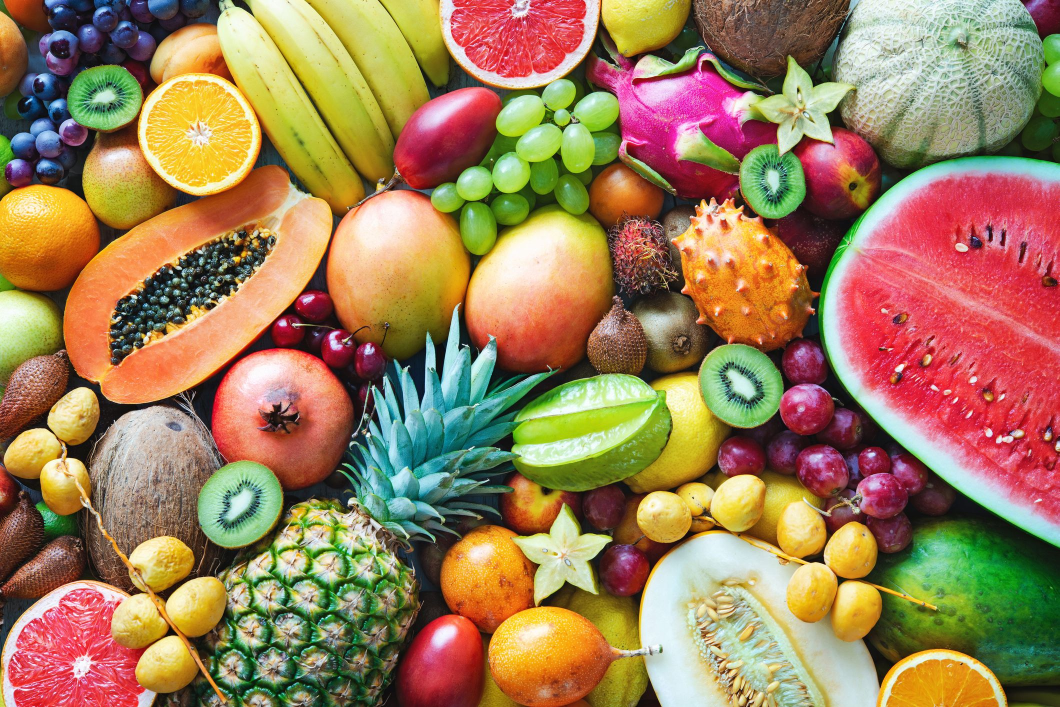
#> input picture lab4/exercise/colorful-ripe-tropical-fruits.jpg, 2119 x 1414 px (shown at 1/2 size)
$ jupyter execute lab3.ipynb
#> lines starting #> are read from the running program, lines starting #| are printed output that depends on the picture; after the words box and inside, x2 and y2 are one past the last pixel; in counts of white or black regions, pixels touching at a corner belong together
[cell 1]
import cv2
import numpy as np
import matplotlib.pyplot as plt

# Đường dẫn ảnh
input_path = "exercise/colorful-ripe-tropical-fruits.jpg"
output_path = "exercise/kiwi_translated.jpg"

# Đọc ảnh gốc
image = cv2.imread(input_path)
#> image is the input picture: shape (1414, 2119, 3); mean B, G, R 88.7, 126.8, 157.9

if image is None:
    print("Không thể đọc ảnh từ đường dẫn:", input_path)
    exit()

# Tọa độ vùng quả kiwi (set cứng)
# Định dạng: (x, y, width, height)
kiwi_region = (220, 150, 100, 100)  # Tọa độ cứng của quả kiwi

x, y, w, h = kiwi_region

# Cắt phần ảnh chứa quả kiwi
kiwi = image[y:y+h, x:x+w]

# Tịnh tiến quả kiwi sang phải 30 pixels
translated_image = image.copy()
translated_image[y:y+h, x+30:x+30+w] = kiwi
#> translated_image: shape (1414, 2119, 3); 0.33% of pixels changed, all inside (x1, y1, x2, y2) = (250, 150, 350, 250)

# Hiển thị kết quả bằng matplotlib
fig, axs = plt.subplots(1, 2, figsize=(10, 5))
axs[0].imshow(cv2.cvtColor(image, cv2.COLOR_BGR2RGB))
axs[0].set_title("Ảnh Gốc")
axs[0].axis("off")

axs[1].imshow(cv2.cvtColor(translated_image, cv2.COLOR_BGR2RGB))
axs[1].set_title("Ảnh Sau Khi Tịnh Tiến Kiwi")
axs[1].axis("off")

plt.tight_layout()

# Lưu ảnh kết quả
cv2.imwrite(output_path, translated_image)

plt.show()

[cell 2]
import imageio.v2 as iio
import numpy as np
import matplotlib.pyplot as plt
import cv2


img = iio.imread('exercise/colorful-ripe-tropical-fruits.jpg')
img = cv2.cvtColor(img, cv2.COLOR_RGB2BGR)


y1, y2 = 340, 790
x1, x2 = 100, 650
papaya = img[y1:y2, x1:x2]
papaya_hsv = cv2.cvtColor(papaya, cv2.COLOR_BGR2HSV)
#> papaya_hsv: shape (450, 550, 3); mean H, S, V 33.6, 149, 185
papaya_hsv[:, :, 0] = 60
#> papaya_hsv: shape (450, 550, 3); mean H, S, V 60, 149, 185
img[y1:y2, x1:x2] = cv2.cvtColor(papaya_hsv, cv2.COLOR_HSV2BGR)
#> img: shape (1414, 2119, 3); 8.24% of pixels changed, all inside (x1, y1, x2, y2) = (100, 340, 650, 790)


y1, y2 = 300, 1000
x1, x2 = 1660, 3500
melon = img[y1:y2, x1:x2]
melon_hsv = cv2.cvtColor(melon, cv2.COLOR_BGR2HSV)
#> melon_hsv: shape (700, 459, 3); mean H, S, V 142.9, 152.5, 199
melon_hsv[:, :, 0] = 120
#> melon_hsv: shape (700, 459, 3); mean H, S, V 120, 152.5, 199
img[y1:y2, x1:x2] = cv2.cvtColor(melon_hsv, cv2.COLOR_HSV2BGR)
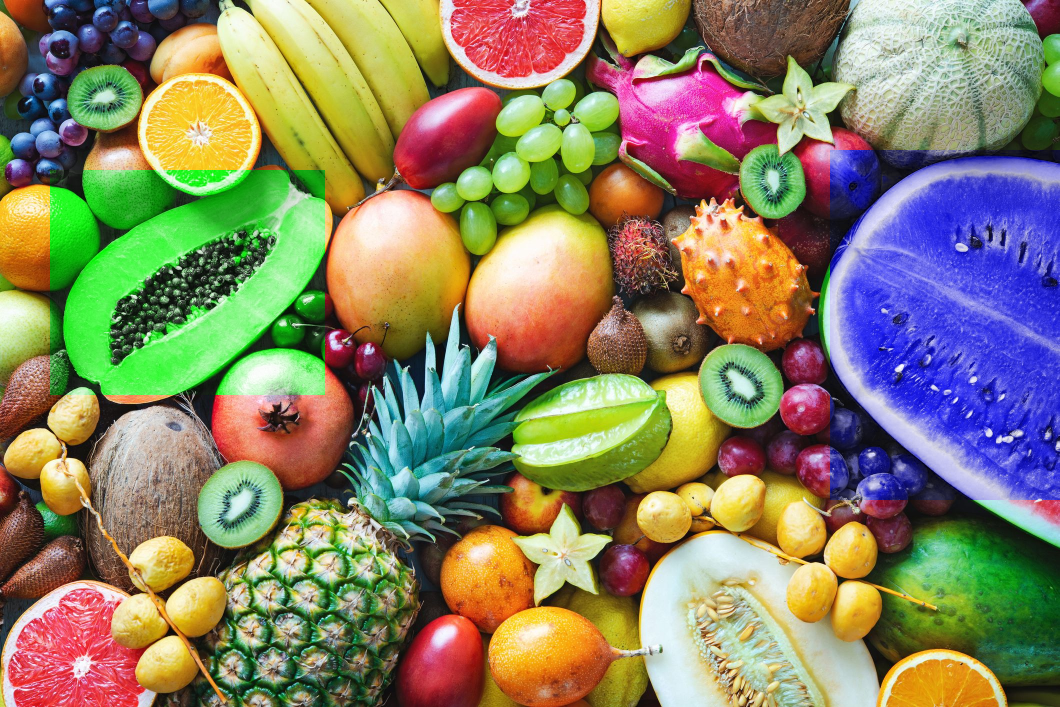
#> img: shape (1414, 2119, 3) (shown at 1/2 size); mean B, G, R 99, 130.6, 136.9


img_rgb = cv2.cvtColor(img, cv2.COLOR_BGR2RGB)


plt.imshow(img_rgb)
plt.axis('off')
plt.title("Đổi màu đu đủ và dưa hấu")
plt.show()

[cell 3]
import imageio.v2 as iio
import numpy as np
import matplotlib.pyplot as plt
import cv2
from scipy.ndimage import rotate


img = iio.imread('exercise/quang_ninh.jpg')
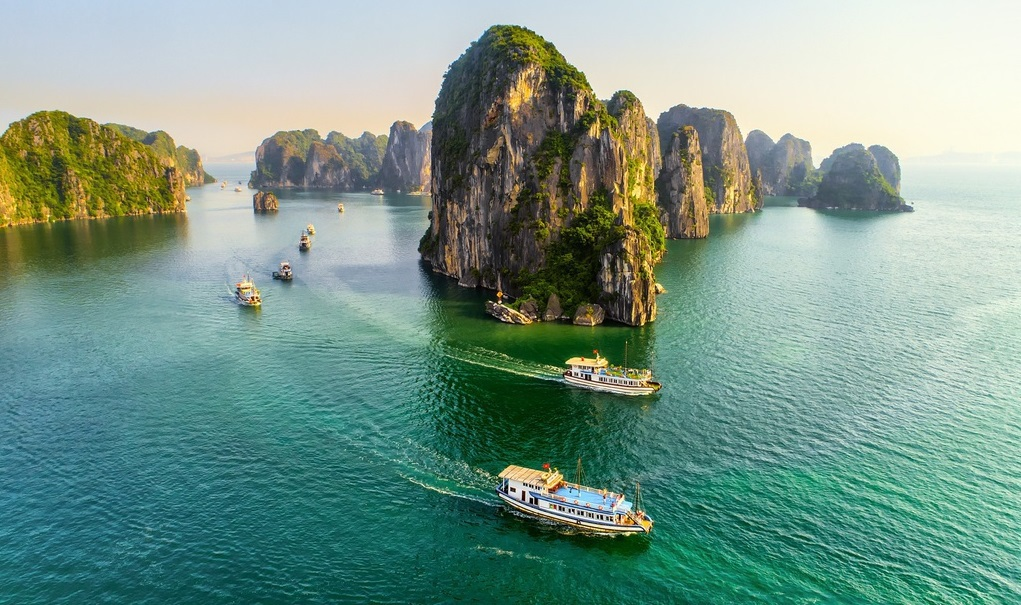
#> input picture lab4/exercise/quang_ninh.jpg, 1021 x 605 px
#> img is the input picture: shape (605, 1021, 3); mean R, G, B 119.9, 151, 137.7


mountain = img[80:390, 520:790]
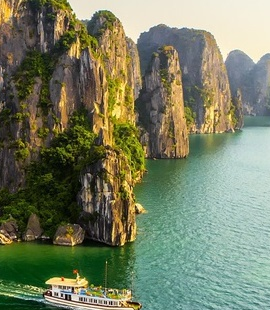
#> mountain: shape (310, 270, 3); mean R, G, B 117.8, 125.5, 98.7
rotated_mountain = rotate(mountain, angle=45, reshape=True)
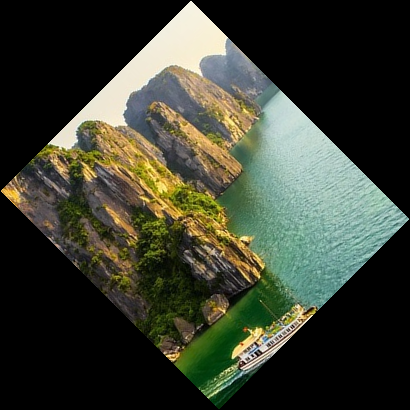
#> rotated_mountain: shape (410, 410, 3); mean R, G, B 58.3, 62.1, 48.8


iio.imwrite('mountain_rotated.jpg', rotated_mountain)


boat = img[450:600, 420:640]
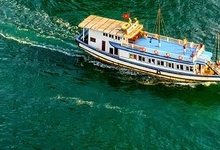
#> boat: shape (150, 220, 3); mean R, G, B 45.2, 98.4, 78.8
rotated_boat = rotate(boat, angle=45, reshape=True)
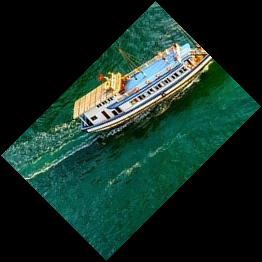
#> rotated_boat: shape (262, 262, 3); mean R, G, B 21.6, 46.8, 37.5


iio.imwrite('boat_rotated.jpg', rotated_boat)


plt.figure(figsize=(10,4))

plt.subplot(1, 2, 1)
plt.imshow(rotated_mountain)
plt.title("Núi xoay 45°")
plt.axis('off')

plt.subplot(1, 2, 2)
plt.imshow(rotated_boat)
plt.title("Thuyền xoay 45°")
plt.axis('off')

plt.tight_layout()
plt.show()

[cell 4]
import cv2
import numpy as np
import matplotlib.pyplot as plt

# Đường dẫn ảnh
input_path = "exercise/pagoda.jpg"
output_path = "exercise/pagoda_resized.jpg"

# Đọc ảnh gốc
image = cv2.imread(input_path)
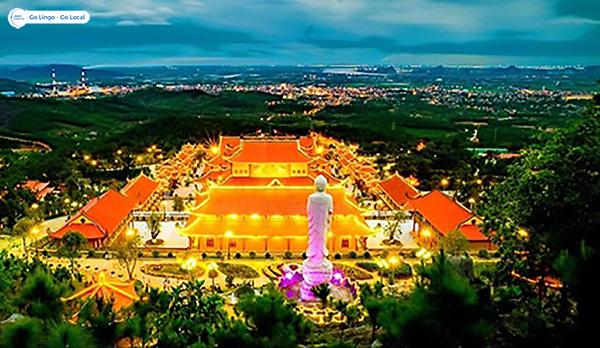
#> input picture lab4/exercise/pagoda.jpg, 600 x 348 px
#> image is the input picture: shape (348, 600, 3); mean B, G, R 64.1, 94.8, 82.1

# Kiểm tra nếu ảnh không thể đọc được
if image is None:
    print("Không thể đọc ảnh từ đường dẫn:", input_path)
    exit()

# Tọa độ vùng ngôi chùa (giả định tọa độ)
# Định dạng: (x, y, width, height)
pagoda_region = (100, 100, 200, 300)  # Tọa độ ngôi chùa

# Cắt vùng ngôi chùa
x, y, w, h = pagoda_region
pagoda = image[y:y+h, x:x+w]
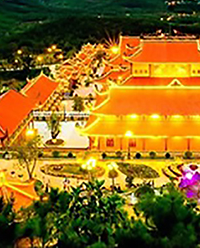
#> pagoda: shape (248, 200, 3); mean B, G, R 30.7, 103.9, 138.5

# Tăng kích thước ngôi chùa lên 5 lần
pagoda_resized = cv2.resize(pagoda, (w * 5, h * 5), interpolation=cv2.INTER_CUBIC)
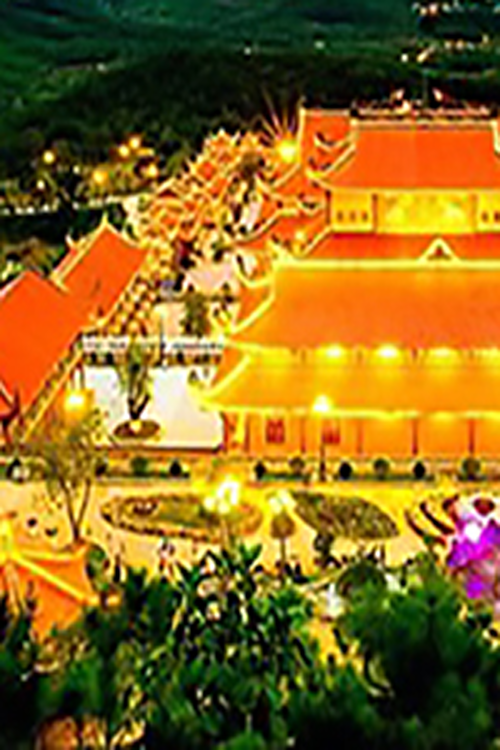
#> pagoda_resized: shape (1500, 1000, 3) (shown at 1/2 size); mean B, G, R 30.9, 103.9, 138.4

# Tạo ảnh kết quả (để hiển thị rõ ràng ngôi chùa đã tăng kích thước)
output_image = np.full((h * 5, w * 5, 3), 255, dtype=np.uint8)  # Tạo ảnh nền trắng
output_image[:pagoda_resized.shape[0], :pagoda_resized.shape[1]] = pagoda_resized

# Hiển thị kết quả bằng matplotlib
fig, axs = plt.subplots(1, 2, figsize=(12, 6))
axs[0].imshow(cv2.cvtColor(image, cv2.COLOR_BGR2RGB))
axs[0].set_title("Ảnh Gốc")
axs[0].axis("off")

axs[1].imshow(cv2.cvtColor(output_image, cv2.COLOR_BGR2RGB))
axs[1].set_title("Ngôi Chùa Sau Khi Phóng To (5 Lần)")
axs[1].axis("off")

plt.tight_layout()

# Lưu ảnh kết quả
cv2.imwrite(output_path, output_image)

plt.show()
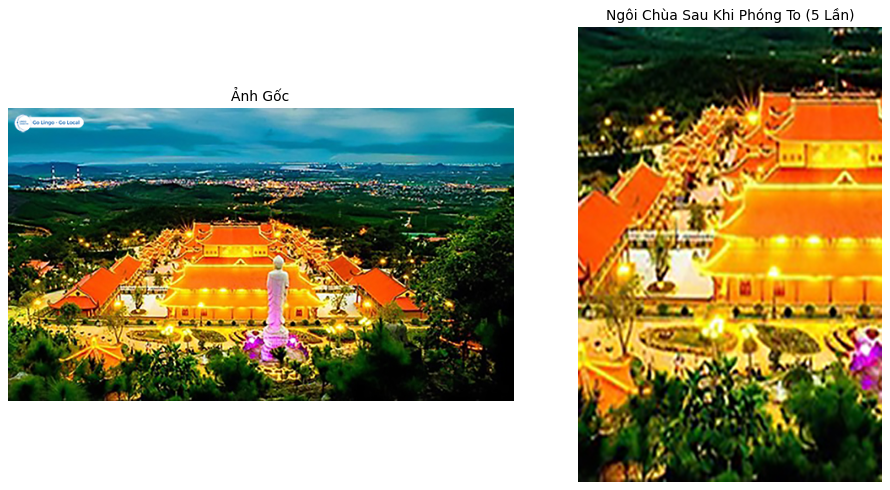
#> figure drawn by matplotlib, 2 panels

[cell 5]
import cv2
import numpy as np
import matplotlib.pyplot as plt

# Đường dẫn đến các hình trong thư mục exercise
images = {
    "1": "exercise/colorful-ripe-tropical-fruits.jpg",
    "2": "exercise/quang_ninh.jpg",
    "3": "exercise/pagoda.jpg"
}

def load_image(image_path):
    image = cv2.imread(image_path)
    if image is None:
        print(f"Không thể đọc ảnh từ {image_path}")
        return None
    return image

def translate(image, tx, ty):
    height, width = image.shape[:2]
    matrix = np.float32([[1, 0, tx], [0, 1, ty]])
    return cv2.warpAffine(image, matrix, (width, height))

def rotate(image, angle):
    height, width = image.shape[:2]
    center = (width // 2, height // 2)
    matrix = cv2.getRotationMatrix2D(center, angle, 1.0)
    return cv2.warpAffine(image, matrix, (width, height))

def scale_image(image, scale_x, scale_y):
    return cv2.resize(image, None, fx=scale_x, fy=scale_y, interpolation=cv2.INTER_CUBIC)

def coordinate_map(image):
    plt.imshow(cv2.cvtColor(image, cv2.COLOR_BGR2RGB))
    plt.title("Coordinate Map")
    plt.show()

def display_image(original, result, title):
    # Hiển thị ảnh gốc và ảnh kết quả
    fig, axes = plt.subplots(1, 2, figsize=(10, 5))
    axes[0].imshow(cv2.cvtColor(original, cv2.COLOR_BGR2RGB))
    axes[0].set_title("Ảnh Gốc")
    axes[0].axis("off")

    axes[1].imshow(cv2.cvtColor(result, cv2.COLOR_BGR2RGB))
    axes[1].set_title(title)
    axes[1].axis("off")

    plt.tight_layout()
    plt.show(block=True)  # Đảm bảo dừng lại để xem ảnh
    plt.close(fig)  # Đóng cửa sổ sau khi hiển thị

def main():
    while True:
        # Hiển thị menu
        print("\nMenu:")
        print("T - Tịnh tiến")
        print("X - Xoay")
        print("P - Phóng to")
        print("H - Thu nhỏ")
        print("C - Coordinate Map")
        print("Q - Thoát")

        choice = input("Chọn một phép biến đổi: ").strip().upper()
#> the answer given: 1

        if choice == "Q":
            print("Thoát chương trình.")
            break

        # Chọn hình để thực hiện phép biến đổi
        print("\nHình ảnh có sẵn:")
        for key, path in images.items():
            print(f"{key}: {path}")

        image_choice = input("Chọn hình (1, 2, 3): ").strip()
#> the answer given: exercise/colorful-ripe-tropical-fruits.jpg
        if image_choice not in images:
            print("Lựa chọn không hợp lệ!")
            continue

        image = load_image(images[image_choice])
        if image is None:
            continue

        # Thực hiện phép biến đổi
        if choice == "T":  # Tịnh tiến
            tx = int(input("Nhập giá trị tịnh tiến theo trục X: "))
            ty = int(input("Nhập giá trị tịnh tiến theo trục Y: "))
            result = translate(image, tx, ty)
            title = f"Tịnh tiến ({tx}, {ty})"
        elif choice == "X":  # Xoay
            angle = float(input("Nhập góc xoay (độ): "))
            result = rotate(image, angle)
            title = f"Xoay {angle}°"
        elif choice == "P":  # Phóng to
            scale = float(input("Nhập hệ số phóng to (ví dụ: 2.0): "))
            result = scale_image(image, scale, scale)
            title = f"Phóng to {scale} lần"
        elif choice == "H":  # Thu nhỏ
            scale = float(input("Nhập hệ số thu nhỏ (ví dụ: 0.5): "))
            result = scale_image(image, scale, scale)
            title = f"Thu nhỏ {scale} lần"
        elif choice == "C":  # Coordinate Map
            coordinate_map(image)
            continue
        else:
            print("Lựa chọn không hợp lệ!")
            continue

        # Hiển thị và lưu kết quả
        display_image(image, result, title)
        output_path = f"exercise/result_{choice}.jpg"
        cv2.imwrite(output_path, result)
        print(f"Đã lưu kết quả vào {output_path}")

if __name__ == "__main__":
    main()
